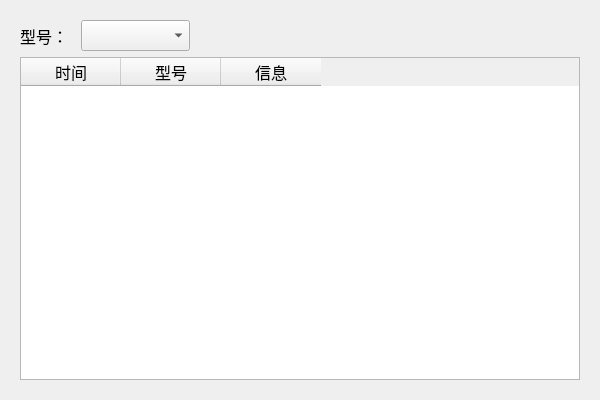
<?xml version="1.0" encoding="UTF-8"?>
<ui version="4.0">
 <class>StatisticClass</class>
 <widget class="QWidget" name="StatisticClass">
  <property name="geometry">
   <rect>
    <x>0</x>
    <y>0</y>
    <width>600</width>
    <height>400</height>
   </rect>
  </property>
  <property name="windowTitle">
   <string>统计</string>
  </property>
  <layout class="QGridLayout" name="gridLayout">
   <item row="0" column="0">
    <widget class="QWidget" name="widget" native="true">
     <property name="font">
      <font>
       <family>等线</family>
       <pointsize>12</pointsize>
      </font>
     </property>
     <layout class="QGridLayout" name="gridLayout_2" columnstretch="1,2,7">
      <item row="0" column="0">
       <widget class="QLabel" name="label">
        <property name="text">
         <string>型号：</string>
        </property>
       </widget>
      </item>
      <item row="0" column="1">
       <widget class="QComboBox" name="comboBoxName"/>
      </item>
      <item row="0" column="2">
       <spacer name="horizontalSpacer">
        <property name="orientation">
         <enum>Qt::Horizontal</enum>
        </property>
        <property name="sizeHint" stdset="0">
         <size>
          <width>383</width>
          <height>20</height>
         </size>
        </property>
       </spacer>
      </item>
      <item row="1" column="0" colspan="3">
       <widget class="QTableWidget" name="tableWidgetMsg">
        <property name="acceptDrops">
         <bool>false</bool>
        </property>
        <property name="editTriggers">
         <set>QAbstractItemView::NoEditTriggers</set>
        </property>
        <attribute name="horizontalHeaderVisible">
         <bool>true</bool>
        </attribute>
        <attribute name="horizontalHeaderHighlightSections">
         <bool>false</bool>
        </attribute>
        <attribute name="horizontalHeaderShowSortIndicator" stdset="0">
         <bool>false</bool>
        </attribute>
        <attribute name="horizontalHeaderStretchLastSection">
         <bool>false</bool>
        </attribute>
        <attribute name="verticalHeaderCascadingSectionResizes">
         <bool>false</bool>
        </attribute>
        <attribute name="verticalHeaderShowSortIndicator" stdset="0">
         <bool>false</bool>
        </attribute>
        <column>
         <property name="text">
          <string>时间</string>
         </property>
        </column>
        <column>
         <property name="text">
          <string>型号</string>
         </property>
        </column>
        <column>
         <property name="text">
          <string>信息</string>
         </property>
        </column>
       </widget>
      </item>
     </layout>
    </widget>
   </item>
  </layout>
 </widget>
 <resources/>
 <connections/>
</ui>
